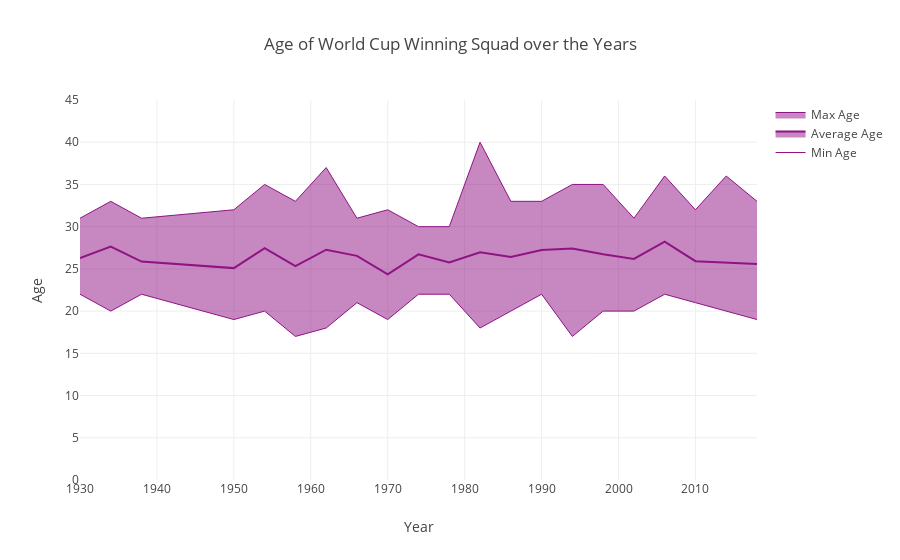

Notebook cell for this chart:
### Code cell
mean_df = winners_df.groupby('year').mean()['age']
min_df = winners_df.groupby('year').min()['age']
max_df = winners_df.groupby('year').max()['age']

trace0 = go.Scatter(
    x=min_df.index,
    y=min_df.values,
    fill = None,
    mode='lines',
    line=dict(
        color='rgb(143, 19, 131)',
        width=1
    ),
    name='Min Age'
)

trace1 = go.Scatter(
    x=mean_df.index,
    y=mean_df.values,
    fill = 'tonexty',
    mode='lines',
    line=dict(
        color='rgb(143, 19, 131)',
    ),
    name='Average Age'
)

trace2 = go.Scatter(
    x=max_df.index,
    y=max_df.values,
    fill = 'tonexty',
    mode='lines',
    line=dict(
        color='rgb(143, 19, 131)',
        width=1
    ),
    name='Max Age'
)
data = [trace0, trace1, trace2]
layout = {
    'title' : 'Age of World Cup Winning Squad over the Years',
    'yaxis':
    {
        'range':[0,45],
        'title':'Age',
        'zeroline' : False
    },
    'xaxis' :
    {
        'title' : 'Year',
        'zeroline' : False
    }
}
plotly.offline.iplot({'data' : data, 'layout' : layout})

### Figure 1 — Plotly figure (JSON) as saved in the notebook; plotly's stock layout.template omitted (floating-point values rounded to 4 significant figures)
{"data": [{"line": {"color": "rgb(143, 19, 131)", "width": 1}, "mode": "lines", "name": "Min Age", "type": "scatter", "uid": "2047d3a4-cd45-11e8-bf6b-784f438dbc8b", "x": [1930, 1934, 1938, 1950, 1954, 1958, 1962, 1966, 1970, 1974, 1978, 1982, 1986, 1990, 1994, 1998, 2002, 2006, 2010, 2014, 2018], "y": [22, 20, 22, 19, 20, 17, 18, 21, 19, 22, 22, 18, 20, 22, 17, 20, 20, 22, 21, 20, 19]}, {"fill": "tonexty", "line": {"color": "rgb(143, 19, 131)"}, "mode": "lines", "name": "Average Age", "type": "scatter", "uid": "2047d528-cd45-11e8-94f6-784f438dbc8b", "x": [1930, 1934, 1938, 1950, 1954, 1958, 1962, 1966, 1970, 1974, 1978, 1982, 1986, 1990, 1994, 1998, 2002, 2006, 2010, 2014, 2018], "y": [26.27, 27.64, 25.86, 25.09, 27.45, 25.32, 27.27, 26.55, 24.36, 26.73, 25.77, 26.95, 26.41, 27.23, 27.41, 26.73, 26.17, 28.22, 25.91, 25.74, 25.57]}, {"fill": "tonexty", "line": {"color": "rgb(143, 19, 131)", "width": 1}, "mode": "lines", "name": "Max Age", "type": "scatter", "uid": "2047d5fa-cd45-11e8-9b33-784f438dbc8b", "x": [1930, 1934, 1938, 1950, 1954, 1958, 1962, 1966, 1970, 1974, 1978, 1982, 1986, 1990, 1994, 1998, 2002, 2006, 2010, 2014, 2018], "y": [31, 33, 31, 32, 35, 33, 37, 31, 32, 30, 30, 40, 33, 33, 35, 35, 31, 36, 32, 36, 33]}], "layout": {"title": "Age of World Cup Winning Squad over the Years", "xaxis": {"title": "Year", "zeroline": false}, "yaxis": {"range": [0, 45], "title": "Age", "zeroline": false}}}
